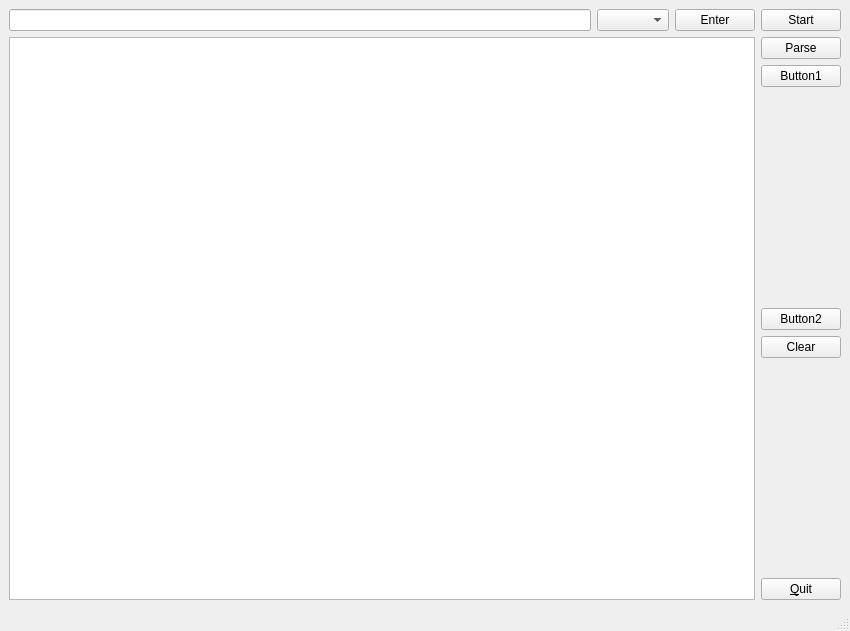
<?xml version="1.0" encoding="UTF-8"?>
<ui version="4.0">
 <class>MainWindow</class>
 <widget class="QMainWindow" name="MainWindow">
  <property name="geometry">
   <rect>
    <x>0</x>
    <y>0</y>
    <width>850</width>
    <height>631</height>
   </rect>
  </property>
  <property name="windowTitle">
   <string>Scrapper</string>
  </property>
  <widget class="QWidget" name="centralwidget">
   <layout class="QHBoxLayout" name="horizontalLayout_2">
    <item>
     <layout class="QVBoxLayout" name="verticalLayout_2">
      <item>
       <layout class="QHBoxLayout" name="horizontalLayout">
        <item>
         <widget class="QLineEdit" name="lineEdit"/>
        </item>
        <item>
         <widget class="QComboBox" name="comboSite"/>
        </item>
        <item>
         <widget class="QPushButton" name="buttonEnter">
          <property name="text">
           <string>Enter</string>
          </property>
         </widget>
        </item>
       </layout>
      </item>
      <item>
       <widget class="QListView" name="listView"/>
      </item>
     </layout>
    </item>
    <item>
     <layout class="QVBoxLayout" name="verticalLayout">
      <item>
       <widget class="QPushButton" name="buttonStart">
        <property name="text">
         <string>Start</string>
        </property>
       </widget>
      </item>
      <item>
       <widget class="QPushButton" name="buttonParse">
        <property name="text">
         <string>Parse</string>
        </property>
       </widget>
      </item>
      <item>
       <widget class="QPushButton" name="button1">
        <property name="text">
         <string>Button1</string>
        </property>
       </widget>
      </item>
      <item>
       <spacer name="verticalSpacer">
        <property name="orientation">
         <enum>Qt::Vertical</enum>
        </property>
        <property name="sizeHint" stdset="0">
         <size>
          <width>20</width>
          <height>40</height>
         </size>
        </property>
       </spacer>
      </item>
      <item>
       <widget class="QPushButton" name="button2">
        <property name="text">
         <string>Button2</string>
        </property>
       </widget>
      </item>
      <item>
       <widget class="QPushButton" name="buttonClear">
        <property name="text">
         <string>Clear</string>
        </property>
       </widget>
      </item>
      <item>
       <spacer name="verticalSpacer_2">
        <property name="orientation">
         <enum>Qt::Vertical</enum>
        </property>
        <property name="sizeHint" stdset="0">
         <size>
          <width>20</width>
          <height>40</height>
         </size>
        </property>
       </spacer>
      </item>
      <item>
       <widget class="QPushButton" name="buttonQuit">
        <property name="text">
         <string>&amp;Quit</string>
        </property>
       </widget>
      </item>
     </layout>
    </item>
   </layout>
  </widget>
  <widget class="QMenuBar" name="menubar">
   <property name="geometry">
    <rect>
     <x>0</x>
     <y>0</y>
     <width>850</width>
     <height>25</height>
    </rect>
   </property>
  </widget>
  <widget class="QStatusBar" name="statusbar"/>
 </widget>
 <resources/>
 <connections/>
</ui>
